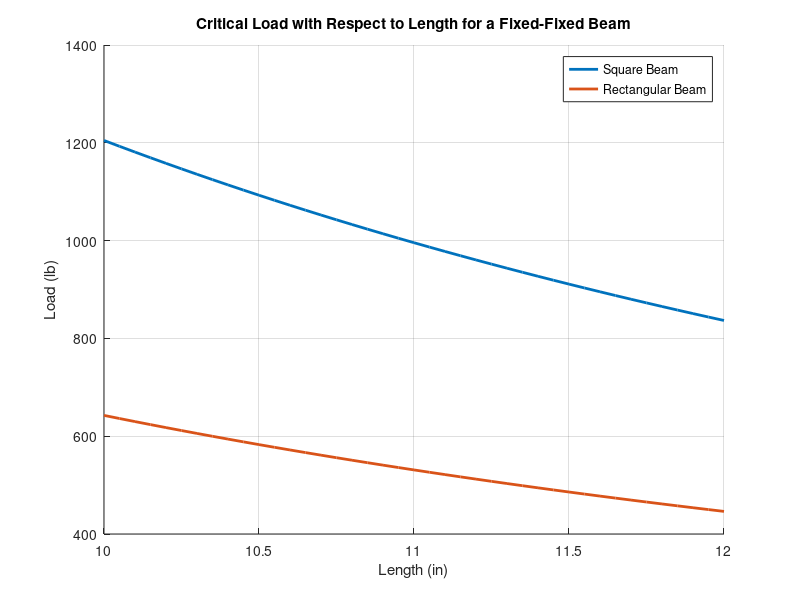
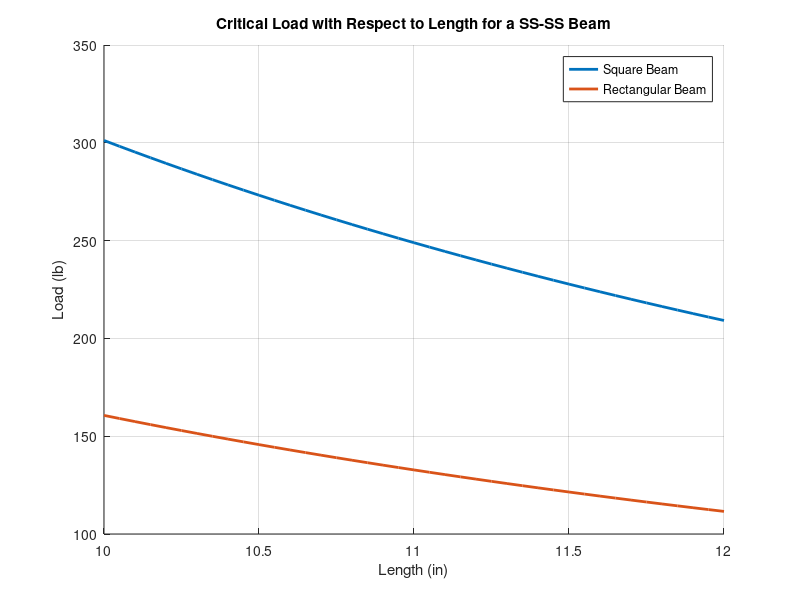

The MATLAB source for these figures, in order:
%%%%%%%%%%%%%%%%%%%%%%%%%%%%%%%%%%%%
% Nate Lee
% ASEN 3112
% Lab 4
%%%%%%%%%%%%%%%%%%%%%%%%%%%%%%%%%%%%
%% Good Houskeeping
clear all 
close all

%% Calculations

% Set L Vector
Lvec = [10:0.05:12];

Eflat = 10000000; %psi
Esquare = 10000000; %psi

Iflat = 0.0001627604; %in^4
Isquare = 0.0003051758; %in^4

% Simply Supported
PsquareSS = (pi^2*Esquare*Isquare)./(Lvec).^2;
PflatSS = (pi^2*Eflat*Iflat)./(Lvec).^2;

% Fixed Fixed
PsquareFF = (pi^2*Esquare*Isquare)./(Lvec.*0.5).^2;
PflatFF = (pi^2*Eflat*Iflat)./(Lvec.*0.5).^2;

%% Plotting Section

% Fixed
figure
hold on
plot(Lvec,PsquareFF,'linewidth',2)
plot(Lvec,PflatFF,'linewidth',2)
grid on
legend('Square Beam','Rectangular Beam')
xlabel('Length (in)')
ylabel('Load (lb)')
title('Critical Load with Respect to Length for a Fixed-Fixed Beam')

%figure
figure
hold on
plot(Lvec,PsquareSS,'linewidth',2)
plot(Lvec,PflatSS,'linewidth',2)
grid on
legend('Square Beam','Rectangular Beam')
xlabel('Length (in)')
ylabel('Load (lb)')
title('Critical Load with Respect to Length for a SS-SS Beam')

